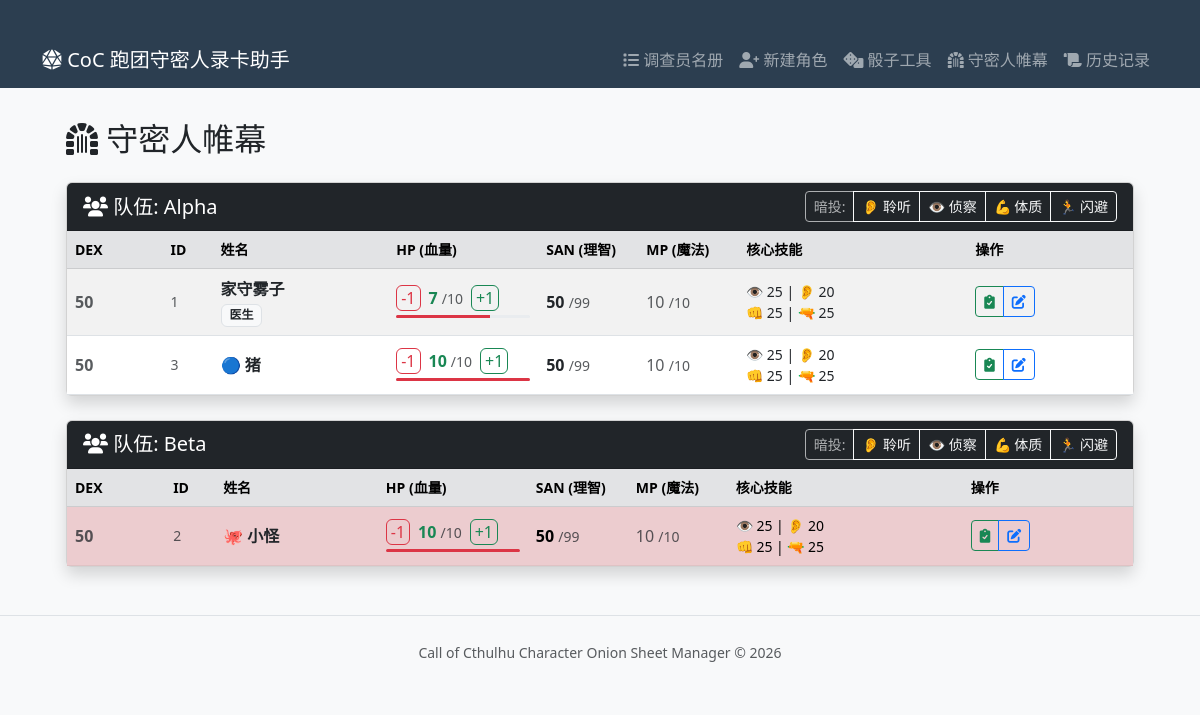
/kp/dashboard, run on the app's committed database.
### models.py (models this page shows)
class Investigator(SQLModel, table=True):
    id: Optional[int] = Field(default=None, primary_key=True)
    player_name: str = Field(default="")
    name: str = Field(default="")
    occupation: str = Field(default="")
    mother_tongue: str = Field(default="")
    gender: str = Field(default="")
    age: int = Field(default=20)
    team_name: str = Field(default="Alpha")
    card_type: str = Field(default="player")
    armor: int = Field(default=0)
    str_stat: int = Field(default=50)  # 力量
    dex_stat: int = Field(default=50)  # 敏捷
    con_stat: int = Field(default=50)  # 体质
    pow_stat: int = Field(default=50)  # 意志
    app_stat: int = Field(default=50)  # 外貌
    siz_stat: int = Field(default=50)  # 体型
    int_stat: int = Field(default=50)  # 智力
    edu_stat: int = Field(default=50)  # 教育
    luck_stat: int = Field(default=50)  # 幸运
    hp_max: int = Field(default=10)  # 生命上限
    mp_max: int = Field(default=10)  # 魔法上限
    db_val: str = Field(default="0")  # 伤害加值 (通常是字符串如 +1d4)
    san_current: int = Field(default=50)
    mp_current: int = Field(default=10)
    hp_current: int = Field(default=10)
    credit_rating: int = Field(default=0)
    spot_hidden: int = Field(default=25)
    listen: int = Field(default=20)
    library_use: int = Field(default=20)
    first_aid: int = Field(default=30)
    medicine: int = Field(default=1)  # 修正默认值
    psychoanalysis: int = Field(default=1)
    charm: int = Field(default=15)
    fast_talk: int = Field(default=5)
    intimidate: int = Field(default=15)
    persuade: int = Field(default=10)
    accounting: int = Field(default=5)
    appraise: int = Field(default=5)
    archaeology: int = Field(default=1)
    anthropology: int = Field(default=1)
    law: int = Field(default=5)
    history: int = Field(default=5)
    occult: int = Field(default=5)
    natural_world: int = Field(default=10)
    psychology: int = Field(default=10)
    science_a_name: str = Field(default="")
    science_a_val: int = Field(default=1)
    science_b_name: str = Field(default="")
    science_b_val: int = Field(default=1)
    science_c_name: str = Field(default="")
    science_c_val: int = Field(default=1)
    ride: int = Field(default=5)
    drive_auto: int = Field(default=20)
    drive_a_name: str = Field(default="")
    drive_a_val: int = Field(default=1)
    locksmith: int = Field(default=1)
    mech_repair: int = Field(default=10)
    elec_repair: int = Field(default=10)
    climb: int = Field(default=20)
    jump: int = Field(default=20)
    swim: int = Field(default=20)
    stealth: int = Field(default=20)
    track: int = Field(default=10)
    sleight_of_hand: int = Field(default=10)
    disguise: int = Field(default=5)
    navigate: int = Field(default=10)
    survival: int = Field(default=10)
    dodge: int = Field(default=25)
    throw: int = Field(default=20)
    fighting_brawl: int = Field(default=25)
    fighting_b_name: str = Field(default="")
    fighting_b_val: int = Field(default=1)
    fighting_c_name: str = Field(default="")
    fighting_c_val: int = Field(default=1)
    firearms_handgun: int = Field(default=25)
    firearms_rifle: int = Field(default=25)
    firearms_c_name: str = Field(default="")
    firearms_c_val: int = Field(default=1)
    language: int = Field(default=50)
    language_b_name: str = Field(default="")
    language_b_val: int = Field(default=1)
    language_c_name: str = Field(default="")
    language_c_val: int = Field(default=1)
    craft_a_name: str = Field(default="")
    craft_a_val: int = Field(default=5)
    craft_b_name: str = Field(default="")
    craft_b_val: int = Field(default=5)
    cthulhu_mythos: int = Field(default=0)
    item_1: str = Field(default="")
    item_2: str = Field(default="")
    item_3: str = Field(default="")
    item_4: str = Field(default="")
    item_5: str = Field(default="")
    item_6: str = Field(default="")
    item_7: str = Field(default="")
    item_8: str = Field(default="")
    description: str = Field(default="")
    ideology: str = Field(default="")
    significant_people: str = Field(default="")
    significant_location: str = Field(default="")
    treasured_possession: str = Field(default="")
    traits: str = Field(default="")
    injuries: str = Field(default="")
    history_text_1: str = Field(default="")# 可以在前端用换行符分隔
    history_text_2: str = Field(default="")
    history_text_3: str = Field(default="")
    history_text_4: str = Field(default="")
    spells_text_1: str = Field(default="")
    spells_text_2: str = Field(default="")
    spells_text_3: str = Field(default="")
    spells_text_4: str = Field(default="")
    fighting_damage_a: str = Field(default="")
    fighting_damage_b: str = Field(default="")
    fighting_damage_c: str = Field(default="")
    firearms_damage_a: str = Field(default="")
    firearms_damage_b: str = Field(default="")
    firearms_damage_c: str = Field(default="")

### routers/kp.py (the view)
@router.get("/dashboard", response_class=HTMLResponse)
async def kp_dashboard(request: Request, session: Session = Depends(get_session)):
    statement = select(Investigator).order_by(Investigator.team_name, Investigator.dex_stat.desc())
    all_invs = session.exec(statement).all()
    teams = {}
    for inv in all_invs:
        if inv.team_name not in teams:
            teams[inv.team_name] = []
        teams[inv.team_name].append(inv)
    return templates.TemplateResponse("kp_dashboard.html", {
        "request": request,
        "teams": teams
    })

### templates/kp_dashboard.html (shortened to what this page needs)
{% extends "base.html" %}
{% block content %}
<div class="container-fluid px-4">
    <h2 class="mb-4"><i class="fas fa-dungeon"></i> 守密人帷幕 </h2>
    {% for team_name, members in teams.items() %}
    <div class="card mb-4 shadow">
        <div class="card-header bg-dark text-white d-flex justify-content-between align-items-center">
            <h5 class="mb-0">
                <i class="fas fa-users"></i> 队伍: {{ team_name }}
            </h5>
            <div class="btn-group btn-group-sm">
                <span class="btn btn-outline-light disabled">暗投:</span>
                <button class="btn btn-outline-light"
                        hx-post="/kp/mass_roll" hx-vals='{"team_name": "{{ team_name }}", "skill_key": "listen", "skill_label": "聆听"}' hx-target="#mass-roll-result-{{ loop.index }}">
                    👂 聆听
                </button>
                <button class="btn btn-outline-light"
                        hx-post="/kp/mass_roll" hx-vals='{"team_name": "{{ team_name }}", "skill_key": "spot_hidden", "skill_label": "侦察"}' hx-target="#mass-roll-result-{{ loop.index }}">
                    👁️ 侦察
                </button>
                <button class="btn btn-outline-light"
                        hx-post="/kp/mass_roll" hx-vals='{"team_name": "{{ team_name }}", "skill_key": "con_stat", "skill_label": "体质"}' hx-target="#mass-roll-result-{{ loop.index }}">
                    💪 体质
                </button>
                <button class="btn btn-outline-light"
                        hx-post="/kp/mass_roll" hx-vals='{"team_name": "{{ team_name }}", "skill_key": "dodge", "skill_label": "闪避"}' hx-target="#mass-roll-result-{{ loop.index }}">
                    🏃 闪避
                </button>
            </div>
        </div>
        <div class="card-body p-0">
            <div class="table-responsive">
                <table class="table table-hover table-striped mb-0 align-middle">
                    <thead class="table-secondary small">
                        <tr>
                            <th>DEX</th>
                            <th style="width: 50px;">ID</th>
                            <th>姓名</th>
                            <th style="width: 150px;">HP (血量)</th>
                            <th style="width: 100px;">SAN (理智)</th>
                            <th style="width: 100px;">MP (魔法)</th>
                            <th>核心技能</th>
                            <th>操作</th>
                        </tr>
                    </thead>
                    <tbody>
                        {% for inv in members %}
                        <tr class="{% if inv.card_type == 'monster' %}table-danger{% endif %}">
                            <td class="fw-bold text-muted">{{ inv.dex_stat }}</td>
                            <td class="text-muted small">{{ inv.id }}</td>
                            <td>
                                <strong>
                                    {% if inv.card_type == 'monster' %}🐙 {% endif %}
                                    {% if inv.card_type == 'npc' %}🔵 {% endif %}
                                    <a href="/investigators/inspect/{{ inv.id }}" target="_blank" class="text-decoration-none text-dark">{{ inv.name }}</a>
                                </strong>
                                <br>
                                <span class="badge bg-light text-dark border">{{ inv.occupation }}</span>
                            </td>
                            <td>
                                <div class="d-flex align-items-center">
                                    <button class="btn btn-xs btn-outline-danger py-0 px-1 me-1"
                                            hx-post="/kp/quick_change" hx-vals='{"inv_id": {{ inv.id }}, "field": "hp_current", "delta": -1}' hx-target="#hp-val-{{ inv.id }}">-1</button>
                                    <span id="hp-val-{{ inv.id }}" class="fw-bold mx-1 {{ 'text-danger' if inv.hp_current < 5 else 'text-success' }}">
                                        {{ inv.hp_current }}
                                    </span>
                                    <span class="text-muted small me-1">/{{ inv.hp_max }}</span>
                                    <button class="btn btn-xs btn-outline-success py-0 px-1 ms-1"
                                            hx-post="/kp/quick_change" hx-vals='{"inv_id": {{ inv.id }}, "field": "hp_current", "delta": 1}' hx-target="#hp-val-{{ inv.id }}">+1</button>
                                </div>
                                <div class="progress mt-1" style="height: 3px;">
                                    <div class="progress-bar bg-danger" role="progressbar" style="width: {{ (inv.hp_current / inv.hp_max) * 100 }}%"></div>
                                </div>
                            </td>
                            <td>
                                <span class="fw-bold">{{ inv.san_current }}</span>
                                <span class="text-muted small">/{{ 99 - inv.cthulhu_mythos }}</span>
                            </td>
                             <td>
                                <span class="text-muted">{{ inv.mp_current }}</span>
                                <span class="text-muted small">/{{ inv.mp_max }}</span>
                             </td>
                            <td class="small">
                                <div>👁️ {{ inv.spot_hidden }} | 👂 {{ inv.listen }}</div>
                                <div>👊 {{ inv.fighting_brawl }} | 🔫 {{ inv.firearms_handgun }}</div>
                            </td> <td>
                                <div class="btn-group btn-group-sm">
                                    <a href="/investigators/inspect/{{ inv.id }}" class="btn btn-outline-success" title="检验">
                                        <i class="fas fa-clipboard-check"></i>
                                    </a>
                                    <a href="/investigators/edit/{{ inv.id }}" class="btn btn-outline-primary" title="编辑">
                                        <i class="fas fa-edit"></i>
                                    </a>
                                </div>
                            </td>
                        </tr>
                        {% endfor %}
                    </tbody>
                </table>
            </div>
        </div>
    </div>
    {% endfor %}
</div>
{% endblock %}

### templates/base.html (shortened to what this page needs)
<!DOCTYPE html>
<html lang="zh-CN" xmlns:hx-on="http://www.w3.org/1999/xhtml">
<head>
    <link href="https://cdn.jsdelivr.net/npm/bootstrap@5.3.0/dist/css/bootstrap.min.css" rel="stylesheet">
    <link rel="stylesheet" href="https://cdnjs.cloudflare.com/ajax/libs/font-awesome/6.0.0/css/all.min.css">
</head>
<body>
    <nav class="navbar navbar-expand-lg navbar-dark coc-navbar">
        <div class="container-fluid container">
            <a class="navbar-brand" href="/">
                <i class="fas fa-dice-d20"></i> CoC 跑团守密人录卡助手
            </a>
            <div class="collapse navbar-collapse" id="navbarNav">
                <ul class="navbar-nav ms-auto">
                    <li class="nav-item">
                        <a class="nav-link" href="/">
                            <i class="fas fa-list"></i> 调查员名册
                        </a>
                    </li>
                    <li class="nav-item">
                        <a class="nav-link" href="/investigators/create">
                            <i class="fas fa-user-plus"></i> 新建角色
                        </a>
                    </li>
                    <li class="nav-item">
                        <a class="nav-link" href="/tool/dice"> <i class="fas fa-dice"></i> 骰子工具
                        </a>
                    </li>
                    <li class="nav-item">
                        <a class="nav-link" href="/kp/dashboard">
                            <i class="fas fa-dungeon"></i> 守密人帷幕
                        </a>
                    </li>
                    <li class="nav-item">
                        <a class="nav-link" href="#" data-bs-toggle="offcanvas" data-bs-target="#diceLogCanvas">
                            <i class="fas fa-scroll"></i> 历史记录
                        </a>
                    </li>
                </ul>
            </div>
        </div>
    </nav>
    <main class="container mb-5">
        {% block content %}
        {% endblock %}
    </main>
    <footer class="text-center py-4 text-muted border-top mt-5">
        <small>Call of Cthulhu Character Onion Sheet Manager &copy; 2026</small>
    </footer>
</body>
</html>

### data on the page
Investigator: team_name "Alpha", dex_stat "50", id "1", name "家守雾子", occupation "医生", hp_current "7", hp_max "10", san_current "50", 99-inv.cthulhu_mythos "99", mp_current "10", mp_max "10", spot_hidden "25", listen "20", fighting_brawl "25", firearms_handgun "25"
Investigator: dex_stat "50", id "3", name "猪", hp_current "10", hp_max "10", san_current "50", 99-inv.cthulhu_mythos "99", mp_current "10", mp_max "10", spot_hidden "25", listen "20", fighting_brawl "25", firearms_handgun "25"
Investigator: team_name "Beta", dex_stat "50", id "2", name "小怪", hp_current "10", hp_max "10", san_current "50", 99-inv.cthulhu_mythos "99", mp_current "10", mp_max "10", spot_hidden "25", listen "20", fighting_brawl "25", firearms_handgun "25"
